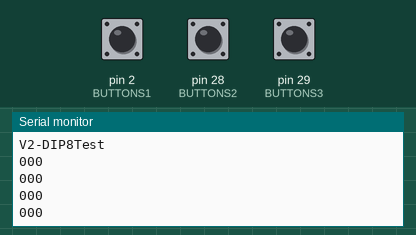
Simulated run of this sketch. Board: Arduino Mega 2560, built with avr-gcc and run on an emulated ATmega2560. Parts: the last lines printed to the serial monitor. The test bench sets the inputs (shaded band); at power-on: pin 2 (BUTTONS1) LOW, pin 28 (BUTTONS2) LOW, pin 29 (BUTTONS3) LOW.

Above: at 1.8 s.
1.9 s: pin 2 (BUTTONS1) pulled HIGH for 0.6 s
At 2.4 s:
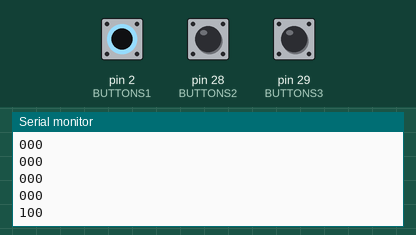
4.0 s: pin 28 (BUTTONS2) pulled HIGH for 0.6 s
At 4.4 s:
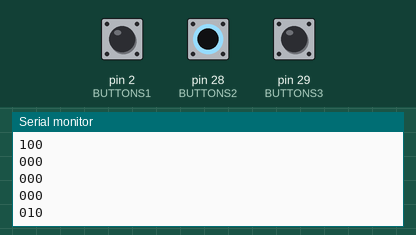
6.1 s: pin 29 (BUTTONS3) pulled HIGH for 0.6 s
At 6.9 s:
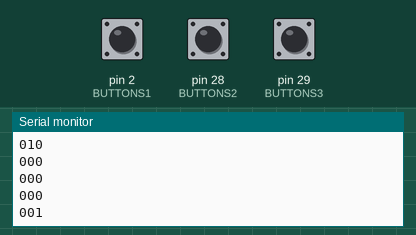
Timing chart, 0 to 9.1 s (numbered marks = the images above; inputs shaded):
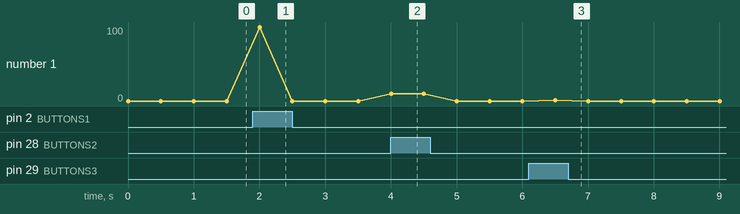

The sketch:

V2-3BUTTONTest.ino
```cpp
#define BUTTONS1 2
#define BUTTONS2 28
#define BUTTONS3 29


void setup() {
  // put your setup code here, to run once:
  pinMode(BUTTONS1, INPUT);
  pinMode(BUTTONS2, INPUT);
  pinMode(BUTTONS3, INPUT);


  Serial.begin(115200);
  Serial.println("\nV2-DIP8Test");
}

void loop() {
  // put your main code here, to run repeatedly:


  Serial.print(digitalRead(BUTTONS1));
  Serial.print(digitalRead(BUTTONS2));
  Serial.println(digitalRead(BUTTONS3));
  delay(500);
}
```

Measured:
- after the input at 1.9 s, the serial monitor: prints a new line after 0.10 s (image 1)
- after the input at 4.0 s, the serial monitor: prints a new line at once (image 2)
- after the input at 6.1 s, the serial monitor: prints a new line after 0.40 s (image 3)
